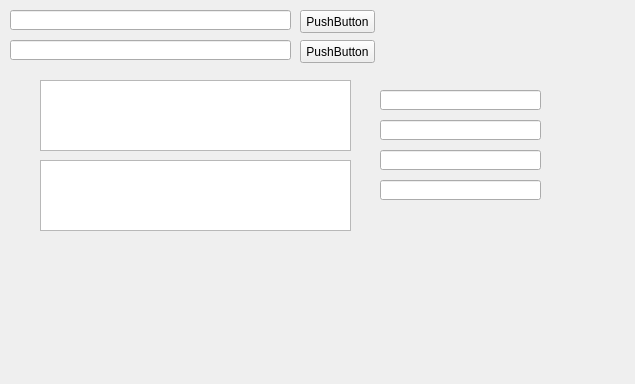
<?xml version="1.0" encoding="UTF-8"?>
<ui version="4.0">
 <class>MainWindow</class>
 <widget class="QMainWindow" name="MainWindow">
  <property name="geometry">
   <rect>
    <x>0</x>
    <y>0</y>
    <width>635</width>
    <height>384</height>
   </rect>
  </property>
  <property name="windowTitle">
   <string>MainWindow</string>
  </property>
  <widget class="QWidget" name="centralWidget">
   <widget class="QLineEdit" name="lineEdit">
    <property name="geometry">
     <rect>
      <x>10</x>
      <y>10</y>
      <width>281</width>
      <height>20</height>
     </rect>
    </property>
   </widget>
   <widget class="QPushButton" name="pb_atualiza">
    <property name="geometry">
     <rect>
      <x>300</x>
      <y>10</y>
      <width>75</width>
      <height>23</height>
     </rect>
    </property>
    <property name="text">
     <string>PushButton</string>
    </property>
   </widget>
   <widget class="QLineEdit" name="lineEdit_2">
    <property name="geometry">
     <rect>
      <x>10</x>
      <y>40</y>
      <width>281</width>
      <height>20</height>
     </rect>
    </property>
   </widget>
   <widget class="QPushButton" name="pb_2">
    <property name="geometry">
     <rect>
      <x>300</x>
      <y>40</y>
      <width>75</width>
      <height>23</height>
     </rect>
    </property>
    <property name="text">
     <string>PushButton</string>
    </property>
   </widget>
   <widget class="QTextEdit" name="tb">
    <property name="geometry">
     <rect>
      <x>40</x>
      <y>80</y>
      <width>311</width>
      <height>71</height>
     </rect>
    </property>
   </widget>
   <widget class="QTextEdit" name="tb2">
    <property name="geometry">
     <rect>
      <x>40</x>
      <y>160</y>
      <width>311</width>
      <height>71</height>
     </rect>
    </property>
   </widget>
   <widget class="QLineEdit" name="lineEdit_3">
    <property name="geometry">
     <rect>
      <x>380</x>
      <y>90</y>
      <width>161</width>
      <height>20</height>
     </rect>
    </property>
   </widget>
   <widget class="QLineEdit" name="lineEdit_4">
    <property name="geometry">
     <rect>
      <x>380</x>
      <y>120</y>
      <width>161</width>
      <height>20</height>
     </rect>
    </property>
   </widget>
   <widget class="QLineEdit" name="lineEdit_5">
    <property name="geometry">
     <rect>
      <x>380</x>
      <y>150</y>
      <width>161</width>
      <height>20</height>
     </rect>
    </property>
   </widget>
   <widget class="QLineEdit" name="lineEdit_6">
    <property name="geometry">
     <rect>
      <x>380</x>
      <y>180</y>
      <width>161</width>
      <height>20</height>
     </rect>
    </property>
   </widget>
  </widget>
  <widget class="QMenuBar" name="menuBar">
   <property name="geometry">
    <rect>
     <x>0</x>
     <y>0</y>
     <width>635</width>
     <height>18</height>
    </rect>
   </property>
  </widget>
 </widget>
 <layoutdefault spacing="6" margin="11"/>
 <resources/>
 <connections/>
</ui>
